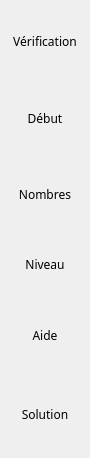
          <widget class="QFrame" name="frmIcones">
           <property name="geometry">
            <rect>
             <x>923</x>
             <y>76</y>
             <width>90</width>
             <height>458</height>
            </rect>
           </property>
           <property name="minimumSize">
            <size>
             <width>0</width>
             <height>60</height>
            </size>
           </property>
           <property name="maximumSize">
            <size>
             <width>90</width>
             <height>16777215</height>
            </size>
           </property>
           <property name="lineWidth">
            <number>0</number>
           </property>
           <layout class="QGridLayout" name="layoutIcones">
            <property name="leftMargin">
             <number>0</number>
            </property>
            <property name="topMargin">
             <number>0</number>
            </property>
            <property name="rightMargin">
             <number>0</number>
            </property>
            <property name="bottomMargin">
             <number>0</number>
            </property>
            <property name="horizontalSpacing">
             <number>2</number>
            </property>
            <property name="verticalSpacing">
             <number>0</number>
            </property>
            <item row="1" column="1">
             <widget class="AbulEduFlatBoutonV1" name="btnDebut">
              <property name="sizePolicy">
               <sizepolicy hsizetype="Minimum" vsizetype="Fixed">
                <horstretch>0</horstretch>
                <verstretch>0</verstretch>
               </sizepolicy>
              </property>
              <property name="minimumSize">
               <size>
                <width>0</width>
                <height>70</height>
               </size>
              </property>
              <property name="maximumSize">
               <size>
                <width>16777215</width>
                <height>16777215</height>
               </size>
              </property>
              <property name="font">
               <font>
                <family>Andika Basic</family>
                <weight>50</weight>
                <bold>false</bold>
               </font>
              </property>
              <property name="toolTip">
               <string/>
              </property>
              <property name="whatsThis">
               <string notr="true">debut</string>
              </property>
              <property name="text">
               <string>Début</string>
              </property>
              <property name="iconSize">
               <size>
                <width>50</width>
                <height>50</height>
               </size>
              </property>
              <property name="flat">
               <bool>true</bool>
              </property>
              <property name="IconeNormale" stdset="0">
               <string notr="true">:/data/buttons/debut</string>
              </property>
              <property name="IconeSurvol" stdset="0">
               <string notr="true">:/data/buttons/debutHover</string>
              </property>
              <property name="IconePressed" stdset="0">
               <string notr="true"/>
              </property>
              <property name="IconeDisabled" stdset="0">
               <string notr="true">:/data/buttons/debutDisabled</string>
              </property>
              <property name="BackgroundAlignement" stdset="0">
               <string notr="true">center top</string>
              </property>
              <property name="TexteAlignement" stdset="0">
               <string notr="true">Qt::AlignBottom</string>
              </property>
              <property name="CouleurTexteNormale" stdset="0">
               <color>
                <red>255</red>
                <green>255</green>
                <blue>255</blue>
               </color>
              </property>
              <property name="CouleurTexteSurvol" stdset="0">
               <color>
                <red>255</red>
                <green>0</green>
                <blue>0</blue>
               </color>
              </property>
             </widget>
            </item>
            <item row="2" column="1">
             <widget class="AbulEduFlatBoutonV1" name="btnNombres">
              <property name="enabled">
               <bool>true</bool>
              </property>
              <property name="sizePolicy">
               <sizepolicy hsizetype="Minimum" vsizetype="Fixed">
                <horstretch>0</horstretch>
                <verstretch>0</verstretch>
               </sizepolicy>
              </property>
              <property name="minimumSize">
               <size>
                <width>0</width>
                <height>69</height>
               </size>
              </property>
              <property name="maximumSize">
               <size>
                <width>16777215</width>
                <height>16777215</height>
               </size>
              </property>
              <property name="font">
               <font>
                <family>Andika Basic</family>
                <weight>50</weight>
                <bold>false</bold>
               </font>
              </property>
              <property name="toolTip">
               <string/>
              </property>
              <property name="whatsThis">
               <string notr="true">nombres</string>
              </property>
              <property name="text">
               <string>Nombres</string>
              </property>
              <property name="iconSize">
               <size>
                <width>50</width>
                <height>50</height>
               </size>
              </property>
              <property name="flat">
               <bool>true</bool>
              </property>
              <property name="IconeNormale" stdset="0">
               <string notr="true">:/data/buttons/nombres</string>
              </property>
              <property name="IconeSurvol" stdset="0">
               <string notr="true">:/data/buttons/nombresHover</string>
              </property>
              <property name="IconePressed" stdset="0">
               <string notr="true">:/data/buttons/nombresPressed</string>
              </property>
              <property name="IconeDisabled" stdset="0">
               <string notr="true">:/data/buttons/nombresDisabled</string>
              </property>
              <property name="BackgroundAlignement" stdset="0">
               <string notr="true">center top</string>
              </property>
              <property name="TexteAlignement" stdset="0">
               <string notr="true">Qt::AlignBottom</string>
              </property>
              <property name="CouleurTexteNormale" stdset="0">
               <color>
                <red>255</red>
                <green>255</green>
                <blue>255</blue>
               </color>
              </property>
              <property name="CouleurTexteSurvol" stdset="0">
               <color>
                <red>255</red>
                <green>0</green>
                <blue>0</blue>
               </color>
              </property>
             </widget>
            </item>
            <item row="3" column="1">
             <widget class="AbulEduFlatBoutonV1" name="btnNiveaux">
              <property name="sizePolicy">
               <sizepolicy hsizetype="Minimum" vsizetype="Fixed">
                <horstretch>0</horstretch>
                <verstretch>0</verstretch>
               </sizepolicy>
              </property>
              <property name="minimumSize">
               <size>
                <width>0</width>
                <height>56</height>
               </size>
              </property>
              <property name="maximumSize">
               <size>
                <width>16777215</width>
                <height>16777215</height>
               </size>
              </property>
              <property name="font">
               <font>
                <family>Andika Basic</family>
                <weight>50</weight>
                <bold>false</bold>
               </font>
              </property>
              <property name="toolTip">
               <string/>
              </property>
              <property name="whatsThis">
               <string notr="true">niveaux</string>
              </property>
              <property name="text">
               <string>Niveau</string>
              </property>
              <property name="iconSize">
               <size>
                <width>50</width>
                <height>50</height>
               </size>
              </property>
              <property name="flat">
               <bool>true</bool>
              </property>
              <property name="IconeNormale" stdset="0">
               <string notr="true">:/data/buttons/niveaux</string>
              </property>
              <property name="IconeSurvol" stdset="0">
               <string notr="true">:/data/buttons/niveauxHover</string>
              </property>
              <property name="IconePressed" stdset="0">
               <string notr="true">:/data/buttons/niveauxPressed</string>
              </property>
              <property name="IconeDisabled" stdset="0">
               <string notr="true">:/data/buttons/niveauxDisabled</string>
              </property>
              <property name="BackgroundAlignement" stdset="0">
               <string notr="true">center top</string>
              </property>
              <property name="TexteAlignement" stdset="0">
               <string notr="true">Qt::AlignBottom</string>
              </property>
              <property name="CouleurTexteNormale" stdset="0">
               <color>
                <red>255</red>
                <green>255</green>
                <blue>255</blue>
               </color>
              </property>
              <property name="CouleurTexteSurvol" stdset="0">
               <color>
                <red>255</red>
                <green>0</green>
                <blue>0</blue>
               </color>
              </property>
             </widget>
            </item>
            <item row="5" column="1">
             <widget class="AbulEduFlatBoutonV1" name="btnAbandonner">
              <property name="minimumSize">
               <size>
                <width>0</width>
                <height>70</height>
               </size>
              </property>
              <property name="maximumSize">
               <size>
                <width>16777215</width>
                <height>16777215</height>
               </size>
              </property>
              <property name="font">
               <font>
                <family>Andika Basic</family>
                <weight>50</weight>
                <bold>false</bold>
               </font>
              </property>
              <property name="toolTip">
               <string/>
              </property>
              <property name="whatsThis">
               <string notr="true">solution</string>
              </property>
              <property name="text">
               <string>Solution</string>
              </property>
              <property name="iconSize">
               <size>
                <width>50</width>
                <height>50</height>
               </size>
              </property>
              <property name="flat">
               <bool>true</bool>
              </property>
              <property name="IconeNormale" stdset="0">
               <string notr="true">:/data/buttons/solution</string>
              </property>
              <property name="IconeSurvol" stdset="0">
               <string notr="true">:/data/buttons/solutionHover</string>
              </property>
              <property name="IconePressed" stdset="0">
               <string notr="true">:/data/buttons/solutionPressed</string>
              </property>
              <property name="IconeDisabled" stdset="0">
               <string notr="true">:/data/buttons/solutionDisabled</string>
              </property>
              <property name="BackgroundAlignement" stdset="0">
               <string notr="true">center top</string>
              </property>
              <property name="TexteAlignement" stdset="0">
               <string notr="true">Qt::AlignBottom</string>
              </property>
              <property name="CouleurTexteNormale" stdset="0">
               <color>
                <red>255</red>
                <green>255</green>
                <blue>255</blue>
               </color>
              </property>
              <property name="CouleurTexteSurvol" stdset="0">
               <color>
                <red>255</red>
                <green>0</green>
                <blue>0</blue>
               </color>
              </property>
             </widget>
            </item>
            <item row="4" column="1">
             <widget class="AbulEduFlatBoutonV1" name="btnAide">
              <property name="sizePolicy">
               <sizepolicy hsizetype="Minimum" vsizetype="Fixed">
                <horstretch>0</horstretch>
                <verstretch>0</verstretch>
               </sizepolicy>
              </property>
              <property name="minimumSize">
               <size>
                <width>0</width>
                <height>73</height>
               </size>
              </property>
              <property name="maximumSize">
               <size>
                <width>16777215</width>
                <height>16777215</height>
               </size>
              </property>
              <property name="font">
               <font>
                <family>Andika Basic</family>
                <weight>50</weight>
                <bold>false</bold>
               </font>
              </property>
              <property name="toolTip">
               <string/>
              </property>
              <property name="whatsThis">
               <string notr="true">aide</string>
              </property>
              <property name="text">
               <string>Aide</string>
              </property>
              <property name="iconSize">
               <size>
                <width>50</width>
                <height>50</height>
               </size>
              </property>
              <property name="flat">
               <bool>true</bool>
              </property>
              <property name="IconeNormale" stdset="0">
               <string notr="true">:/data/buttons/aide</string>
              </property>
              <property name="IconeSurvol" stdset="0">
               <string notr="true">:/data/buttons/aideHover</string>
              </property>
              <property name="IconePressed" stdset="0">
               <string notr="true">:/data/buttons/aidePressed</string>
              </property>
              <property name="IconeDisabled" stdset="0">
               <string notr="true">:/data/buttons/aideDisabled</string>
              </property>
              <property name="BackgroundAlignement" stdset="0">
               <string notr="true">center top</string>
              </property>
              <property name="TexteAlignement" stdset="0">
               <string notr="true">Qt::AlignBottom</string>
              </property>
              <property name="CouleurTexteNormale" stdset="0">
               <color>
                <red>255</red>
                <green>255</green>
                <blue>255</blue>
               </color>
              </property>
              <property name="CouleurTexteSurvol" stdset="0">
               <color>
                <red>255</red>
                <green>0</green>
                <blue>0</blue>
               </color>
              </property>
             </widget>
            </item>
            <item row="0" column="1">
             <widget class="AbulEduFlatBoutonV1" name="btnVerifier">
              <property name="enabled">
               <bool>true</bool>
              </property>
              <property name="minimumSize">
               <size>
                <width>0</width>
                <height>69</height>
               </size>
              </property>
              <property name="maximumSize">
               <size>
                <width>16777215</width>
                <height>16777215</height>
               </size>
              </property>
              <property name="font">
               <font>
                <family>Andika Basic</family>
                <weight>50</weight>
                <bold>false</bold>
               </font>
              </property>
              <property name="toolTip">
               <string/>
              </property>
              <property name="whatsThis">
               <string notr="true">verification</string>
              </property>
              <property name="text">
               <string>Vérification</string>
              </property>
              <property name="iconSize">
               <size>
                <width>50</width>
                <height>50</height>
               </size>
              </property>
              <property name="flat">
               <bool>true</bool>
              </property>
              <property name="IconeNormale" stdset="0">
               <string notr="true">:/data/buttons/verification</string>
              </property>
              <property name="IconeSurvol" stdset="0">
               <string notr="true">:/data/buttons/verificationHover</string>
              </property>
              <property name="IconePressed" stdset="0">
               <string notr="true">:/data/buttons/verificationPressed</string>
              </property>
              <property name="IconeDisabled" stdset="0">
               <string notr="true">:/data/buttons/verificationDisabled</string>
              </property>
              <property name="BackgroundAlignement" stdset="0">
               <string notr="true">center top</string>
              </property>
              <property name="TexteAlignement" stdset="0">
               <string notr="true">Qt::AlignBottom</string>
              </property>
              <property name="CouleurTexteNormale" stdset="0">
               <color>
                <red>255</red>
                <green>255</green>
                <blue>255</blue>
               </color>
              </property>
              <property name="CouleurTexteSurvol" stdset="0">
               <color>
                <red>255</red>
                <green>0</green>
                <blue>0</blue>
               </color>
              </property>
             </widget>
            </item>
           </layout>
          </widget>
